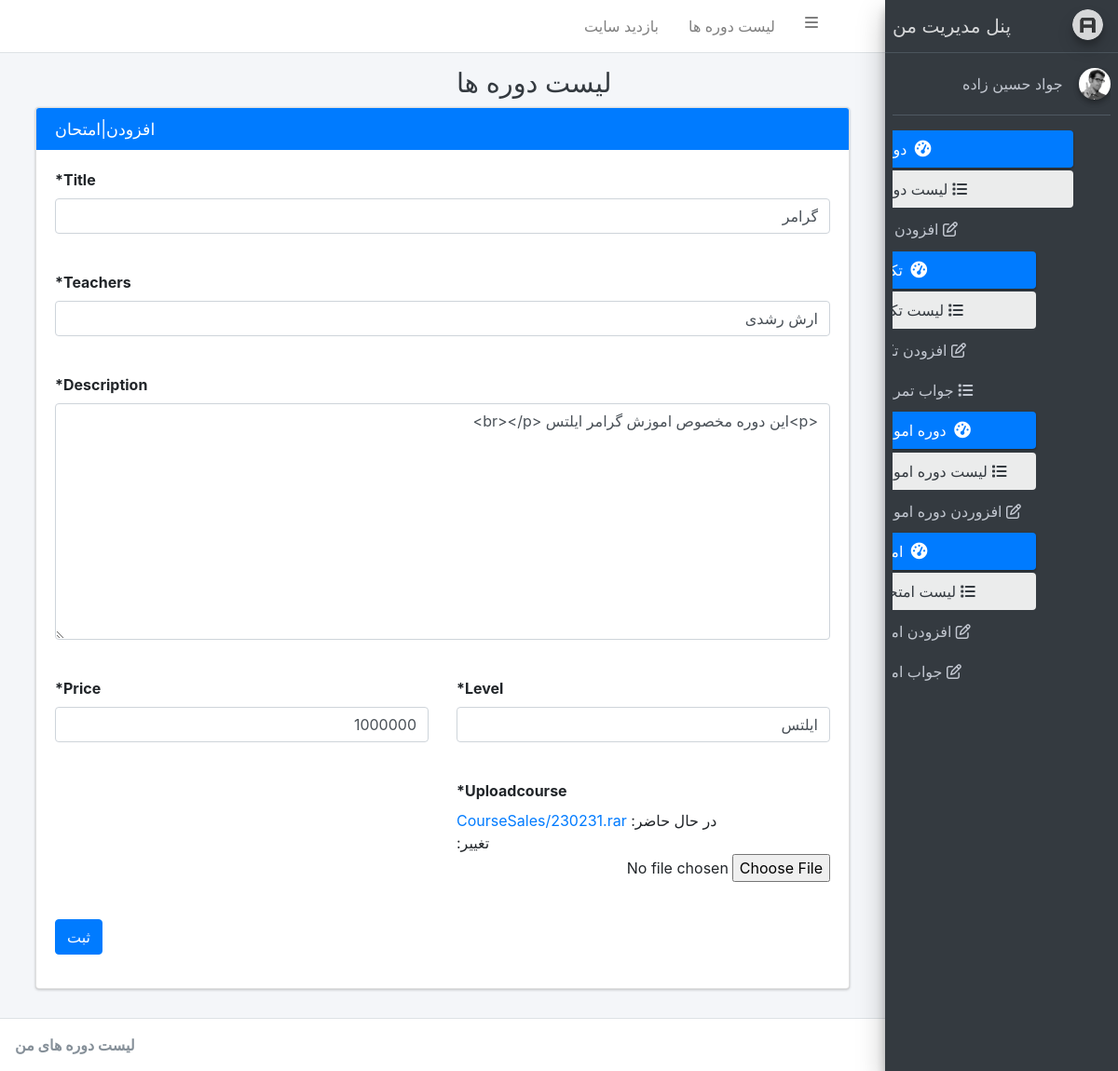
/update-course-sales/2/ (signed in), run on the app's committed database.
### coursesales/models.py (models this page shows, shortened)
class CourseSales(models.Model):
	title = models.CharField(max_length=100)
	teachers = models.CharField(max_length=100)
	slug = models.SlugField(max_length=100, null=True)
	description = models.TextField()
	level = models.CharField(max_length=100)
	price = models.IntegerField(default=0)
	uploadcourse = models.FileField(upload_to="CourseSales/")

### coursesales/views.py (the view)
# urls.py: path("update-course-sales/<int:pk>/", UpdateCourseSales.as_view(), name="UpdateCourseSales"),
class UpdateCourseSales(SuperUserAccessMixin, UpdateView):
	fields = ["title", "teachers", "description", "level", "price", "uploadcourse"]
	model = CourseSales
	template_name = "coursesales/article-create-update.html"
	success_url = reverse_lazy("courseSales:CourseSalesList")

### account/mixins.py (called while the page is built)
    def dispatch(self, request,*args, **kwargs):
        if request.user.is_superuser:
            return super().dispatch(request, *args, **kwargs)
        else:
            raise Http404("شما اجازه ورود ندارید")

### templates/coursesales/article-create-update.html (shortened to what this page needs)
{% extends 'account/base.html' %}
{% load crispy_forms_tags %}
{% block content %}
<div class="col-md-12">
  <div class="card card-primary">
    <div class="card-header">
      <h3 class="card-title mb-0 float-left">{% block title-meta %}افزودن|امتحان   {% endblock %}</h3>
    </div>
      <form method="post" enctype="multipart/form-data">
        <div class="card-body">
                  <div class="row">
                          <div class="col-12">
                      {{ form.title|as_crispy_field }}<br>
                          </div>
                          <div class="col-12">
                            {{ form.teachers|as_crispy_field }}<br>
                        </div>
                          <div class="col-12">
                            {{ form.description|as_crispy_field }}<br>
                        </div>
                        <div class="col-6">
                          {{ form.level|as_crispy_field}}<br>
                        </div>
                        <div class="col-6">
                          {{ form.price|as_crispy_field }}<br>
                        </div>
                        <div class="col-6">
                          {{ form.uploadcourse|as_crispy_field }}<br>
                        </div>
                </div>
    <button type="submit" class="btn btn-primary">ثبت</button>
              </div>
  </form>
  </div>
</div>
{% endblock %}

### templates/account/base.html (shortened to what this page needs)
{% load static %}
<html>
<head>
  <link rel="stylesheet" href="{% static 'registration/adminlte/plugins/fontawesome-free/css/all.min.css' %}">
  <link rel="stylesheet" href="https://code.ionicframework.com/ionicons/2.0.1/css/ionicons.min.css">
  <link rel="stylesheet" href="{% static 'registration/adminlte/plugins/tempusdominus-bootstrap-4/css/tempusdominus-bootstrap-4.min.css' %}">
  <link rel="stylesheet" href="{% static 'registration/adminlte/plugins/icheck-bootstrap/icheck-bootstrap.min.css' %}">
  <link rel="stylesheet" href="{% static 'registration/adminlte/plugins/jqvmap/jqvmap.min.css' %}">
  <link rel="stylesheet" href="{% static 'registration/adminlte/dist/css/adminlte.min.css' %}">
  <link rel="stylesheet" href="{% static 'registration/adminlte/plugins/overlayScrollbars/css/OverlayScrollbars.min.css' %}">
  <link rel="stylesheet" href="{% static 'registration/adminlte/plugins/daterangepicker/daterangepicker.css' %}">
  <link rel="stylesheet" href="{% static 'registration/adminlte/plugins/summernote/summernote-bs4.css' %}">
  <link rel="stylesheet" href="https://cdn.rtlcss.com/bootstrap/v4.2.1/css/bootstrap.min.css">
  <link rel="stylesheet" href="{% static 'registration/adminlte/dist/css/custom.css' %}">
</head>
<body class="hold-transition sidebar-mini layout-fixed">
<div class="wrapper">
  <nav class="main-header navbar navbar-expand navbar-white navbar-light">
    <ul class="navbar-nav">
      <li class="nav-item">
        <a class="nav-link" data-widget="pushmenu" href="#"><i class="fas fa-bars"></i></a>
      </li>
      <li class="nav-item d-none d-sm-inline-block">
        <a href="{% url 'account:Profile' %}" class="nav-link">لیست دوره ها</a>
      </li>
      <li class="nav-item d-none d-sm-inline-block">
        <a href="{% url 'learning:home' %}" class="nav-link">بازدید سایت</a>
      </li>
    </ul>
    <ul class="navbar-nav mr-auto-navbav">
      <li class="nav-item dropdown">
        <a class="nav-link" data-toggle="dropdown" href="{% url 'account:logout' %}">
      </li>
    </ul>
  </nav>
  <aside class="main-sidebar sidebar-dark-primary elevation-4">
    <a href="index3.html" class="brand-link">
      <img src="{% static 'registration/adminlte/dist/img/AdminLTELogo.png' %}" alt="AdminLTE Logo" class="brand-image img-circle elevation-3"
           style="opacity: .8">
      <span class="brand-text font-weight-light">پنل مدیریت من</span>
    </a>
    <div class="sidebar">
      <div class="user-panel mt-3 pb-3 mb-3 d-flex">
        <div class="image">
          <img src="{% static 'registration/adminlte/dist/img/user2-160x160.jpg' %}" class="img-circle elevation-2" alt="User Image">
        </div>
        <div class="info">
          <a href="#" class="d-block">
            {% if user.get_full_name %}
            {{user.get_full_name}}
          {% else %}
            {{user.username}}
          {% endif %}
          </a>
        </div>
      </div>
      <nav class="mt-2">
        <ul class="nav nav-pills nav-sidebar flex-column" data-widget="treeview" role="menu" data-accordion="false">
          <li class="nav-item has-treeview menu-open">
            <a href="#" class="nav-link active">
              <i class="nav-icon fas fa-tachometer-alt"></i>
              <p>
                دوره ها
              </p>
            </a>
            <ul class="nav nav-treeview">
              <li class="nav-item">
                <a href="{% url 'account:Profile' %}" class="nav-link active">
                  <i class="fa fa-list"></i>
                  <p>لیست دوره ها</p>
                </a>
              </li>
              <li class="nav-item">
                <a href="{% url 'account:CreateCourses' %}" class="nav-link">
                  <i class="fa fa-edit"></i>
                  <p>افزودن دوره</p>
                </a>
              </li>
            </ul>
                    <ul class="nav nav-pills nav-sidebar flex-column" data-widget="treeview" role="menu" data-accordion="false">
          <li class="nav-item has-treeview menu-open">
            <a href="#" class="nav-link active">
              <i class="nav-icon fas fa-tachometer-alt"></i>
              <p>
                تکالیف
              </p>
            </a>
            <ul class="nav nav-treeview">
              <li class="nav-item">
                <a href="{% url 'account:homework' %}" class="nav-link active">
                  <i class="fa fa-list"></i>
                  <p>لیست تکالیف</p>
                </a>
              </li>
              <li class="nav-item">
                <a href="{% url 'account:create-tklif' %}" class="nav-link">
                  <i class="fa fa-edit"></i>
                  <p>افزودن تکلیف</p>
                </a>
              </li>
              <li class="nav-item">
                <a href="{% url 'account:tklif-answer-admin' %}" class="nav-link">
                  <i class="fa fa-list"></i>
                  <p>جواب تمرین ها</p>
                </a>
              </li>
            </ul>
            {% if user.is_superuser %}
          <li class="nav-item has-treeview menu-open">
            <a href="#" class="nav-link active">
              <i class="nav-icon fas fa-tachometer-alt"></i>
              <p>
                دوره اموزشی
              </p>
            </a>
            <ul class="nav nav-treeview">
              <li class="nav-item">
                <a href="{% url 'courseSales:CourseSalesList' %}" class="nav-link active">
                  <i class="fa fa-list"></i>
                  <p>لیست دوره اموزشی</p>
                </a>
              </li>
              <li class="nav-item">
                <a href="{% url 'courseSales:CreateCourseSales' %}" class="nav-link">
                  <i class="fa fa-edit"></i>
                  <p>افزوردن دوره اموزشی</p>
                </a>
              </li>
            </ul>
            {% endif %}
            <li class="nav-item has-treeview menu-open">
              <a href="#" class="nav-link active">
                <i class="nav-icon fas fa-tachometer-alt"></i>
                <p>
                             امتحان
                </p>
              </a>
              <ul class="nav nav-treeview">
                <li class="nav-item">
                  <a href="{% url 'account:quizlist' %}" class="nav-link active">
                    <i class="fa fa-list"></i>
                    <p>لیست امتحانات</p>
                  </a>
                </li>
                <li class="nav-item">
                  <a href="{% url 'courseSales:CreateCourseSales' %}" class="nav-link">
                    <i class="fa fa-edit"></i>
                    <p>افزودن امتحان</p>
                  </a>
                </li>
                <li class="nav-item">
                  <a href="{% url 'courseSales:CreateCourseSales' %}" class="nav-link">
                    <i class="fa fa-edit"></i>
                    <p>جواب امتحان</p>
                  </a>
                </li>
              </ul>
    </div>
  </aside>
  <div class="content-wrapper">
    <div class="content-header">
      <div class="container-fluid">
        <div class="row mb-2">
          <div class="col-sm-6">
            <h1 class="m-0 text-dark">{% block title-safhe %} لیست دوره ها {% endblock %}</h1>
          </div>
              </div>
            {% block content %}
            {% endblock %}
        </div>
      </div>
  </div>
  <footer class="main-footer">
    <strong>
      لیست دوره های من
    </strong>
    </div>
</body>
</html>

### data on the page
CourseSales: title "گرامر", teachers "ارش رشدی", description "<p>این دوره مخصوص اموزش گرامر ایلتس <br></p>", level "ایلتس", price "1000000"

### other printed values
{{ user.get_full_name }} "جواد حسین زاده"
